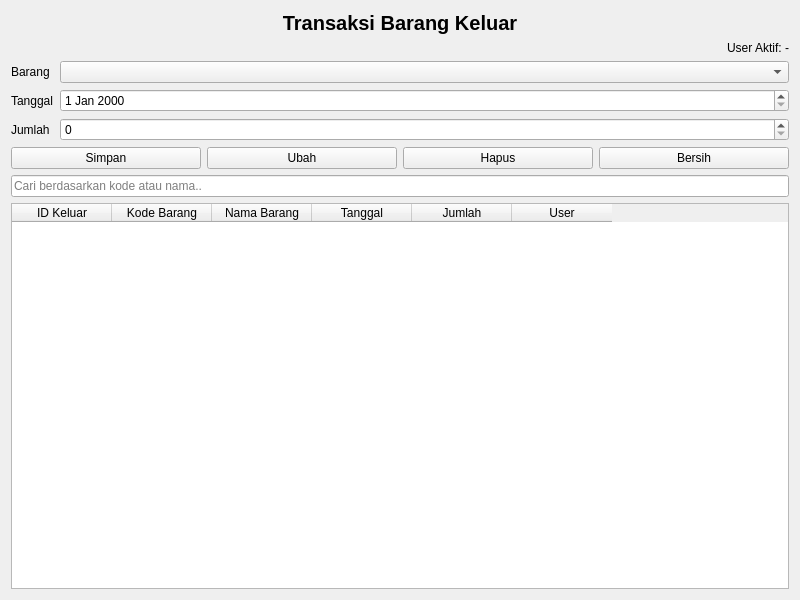
<?xml version="1.0" encoding="UTF-8"?>
<ui version="4.0">
 <class>BarangKeluarForm</class>
 <widget class="QWidget" name="BarangKeluarForm">
  <property name="geometry">
   <rect>
    <x>0</x>
    <y>0</y>
    <width>800</width>
    <height>600</height>
   </rect>
  </property>
  <property name="windowTitle">
   <string>Form Barang Keluar</string>
  </property>
  <layout class="QVBoxLayout" name="verticalLayout">
   <item>
    <widget class="QLabel" name="labelTitle">
     <property name="styleSheet">
      <string notr="true">font-size:20px; font-weight:bold;</string>
     </property>
     <property name="text">
      <string>Transaksi Barang Keluar</string>
     </property>
     <property name="alignment">
      <set>Qt::AlignmentFlag::AlignCenter</set>
     </property>
    </widget>
   </item>
   <item>
    <widget class="QLabel" name="labelUserAktif">
     <property name="text">
      <string>User Aktif: -</string>
     </property>
     <property name="alignment">
      <set>Qt::AlignmentFlag::AlignRight|Qt::AlignmentFlag::AlignTrailing|Qt::AlignmentFlag::AlignVCenter</set>
     </property>
    </widget>
   </item>
   <item>
    <layout class="QFormLayout" name="formLayout">
     <item row="0" column="0">
      <widget class="QLabel" name="labelBarang">
       <property name="text">
        <string>Barang</string>
       </property>
      </widget>
     </item>
     <item row="0" column="1">
      <widget class="QComboBox" name="comboBarang"/>
     </item>
     <item row="1" column="0">
      <widget class="QLabel" name="labelTanggal">
       <property name="text">
        <string>Tanggal</string>
       </property>
      </widget>
     </item>
     <item row="1" column="1">
      <widget class="QDateEdit" name="input_tanggal"/>
     </item>
     <item row="2" column="0">
      <widget class="QLabel" name="labelJumlah">
       <property name="text">
        <string>Jumlah</string>
       </property>
      </widget>
     </item>
     <item row="2" column="1">
      <widget class="QSpinBox" name="input_jumlah"/>
     </item>
    </layout>
   </item>
   <item>
    <layout class="QHBoxLayout" name="buttonLayout">
     <item>
      <widget class="QPushButton" name="btnSimpan">
       <property name="text">
        <string>Simpan</string>
       </property>
      </widget>
     </item>
     <item>
      <widget class="QPushButton" name="btnUbah">
       <property name="text">
        <string>Ubah</string>
       </property>
      </widget>
     </item>
     <item>
      <widget class="QPushButton" name="btnHapus">
       <property name="text">
        <string>Hapus</string>
       </property>
      </widget>
     </item>
     <item>
      <widget class="QPushButton" name="btnBersih">
       <property name="text">
        <string>Bersih</string>
       </property>
      </widget>
     </item>
    </layout>
   </item>
   <item>
    <widget class="QLineEdit" name="input_cari">
     <property name="placeholderText">
      <string>Cari berdasarkan kode atau nama..</string>
     </property>
    </widget>
   </item>
   <item>
    <widget class="QTableWidget" name="tableBarangKeluar">
     <property name="editTriggers">
      <set>QAbstractItemView::EditTrigger::NoEditTriggers</set>
     </property>
     <column>
      <property name="text">
       <string>ID Keluar</string>
      </property>
     </column>
     <column>
      <property name="text">
       <string>Kode Barang</string>
      </property>
     </column>
     <column>
      <property name="text">
       <string>Nama Barang</string>
      </property>
     </column>
     <column>
      <property name="text">
       <string>Tanggal</string>
      </property>
     </column>
     <column>
      <property name="text">
       <string>Jumlah</string>
      </property>
     </column>
     <column>
      <property name="text">
       <string>User</string>
      </property>
     </column>
    </widget>
   </item>
  </layout>
 </widget>
 <resources/>
 <connections/>
</ui>
